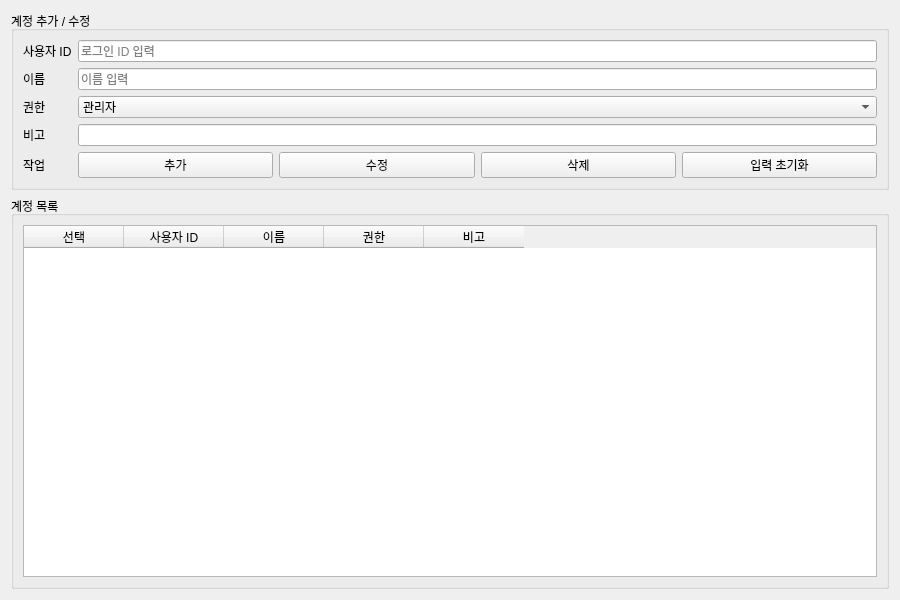
<?xml version="1.0" encoding="UTF-8"?>
<ui version="4.0">
 <class>account_admin</class>
 <widget class="QWidget" name="account_admin">
  <property name="geometry">
   <rect>
    <x>0</x>
    <y>0</y>
    <width>900</width>
    <height>600</height>
   </rect>
  </property>
  <property name="windowTitle">
   <string>계정 관리</string>
  </property>

  <layout class="QVBoxLayout" name="verticalLayout">

   <!--  1. 계정 추가/수정  -->
   <item>
    <widget class="QGroupBox" name="gbUserEdit">
     <property name="title">
      <string>계정 추가 / 수정</string>
     </property>
     <layout class="QFormLayout" name="formLayoutUser">
      <!-- 사용자 ID -->
      <item row="0" column="0">
       <widget class="QLabel" name="lbUserId">
        <property name="text">
         <string>사용자 ID</string>
        </property>
       </widget>
      </item>
      <item row="0" column="1">
       <widget class="QLineEdit" name="leUserId">
        <property name="placeholderText">
         <string>로그인 ID 입력</string>
        </property>
       </widget>
      </item>

      <!-- 이름 -->
      <item row="1" column="0">
       <widget class="QLabel" name="lbUserName">
        <property name="text">
         <string>이름</string>
        </property>
       </widget>
      </item>
      <item row="1" column="1">
       <widget class="QLineEdit" name="leUserName">
        <property name="placeholderText">
         <string>이름 입력</string>
        </property>
       </widget>
      </item>

      <!-- 권한 -->
      <item row="2" column="0">
       <widget class="QLabel" name="lbRole">
        <property name="text">
         <string>권한</string>
        </property>
       </widget>
      </item>
      <item row="2" column="1">
       <widget class="QComboBox" name="cbRole">
        <item>
         <property name="text">
          <string>관리자</string>
         </property>
        </item>
        <item>
         <property name="text">
          <string>의료진</string>
         </property>
        </item>
       </widget>
      </item>

      <!-- 비고 -->
      <item row="3" column="0">
       <widget class="QLabel" name="lbNote">
        <property name="text">
         <string>비고</string>
        </property>
       </widget>
      </item>
      <item row="3" column="1">
       <widget class="QLineEdit" name="leNote"/>
      </item>

      <!-- 버튼 줄 -->
      <item row="4" column="0">
       <widget class="QLabel" name="lbButtons">
        <property name="text">
         <string>작업</string>
        </property>
       </widget>
      </item>
      <item row="4" column="1">
       <layout class="QHBoxLayout" name="hlButtons">
        <item>
         <widget class="QPushButton" name="pbAddUser">
          <property name="text">
           <string>추가</string>
          </property>
         </widget>
        </item>
        <item>
         <widget class="QPushButton" name="pbUpdateUser">
          <property name="text">
           <string>수정</string>
          </property>
         </widget>
        </item>
        <item>
         <widget class="QPushButton" name="pbDeleteUser">
          <property name="text">
           <string>삭제</string>
          </property>
         </widget>
        </item>
        <item>
         <widget class="QPushButton" name="pbClearForm">
          <property name="text">
           <string>입력 초기화</string>
          </property>
         </widget>
        </item>
       </layout>
      </item>
     </layout>
    </widget>
   </item>

   <!--  2. 계정 목록 테이블  -->
   <item>
    <widget class="QGroupBox" name="gbUserList">
     <property name="title">
      <string>계정 목록</string>
     </property>
     <layout class="QVBoxLayout" name="vlUserList">
      <item>
       <widget class="QTableWidget" name="twUserList">
        <property name="columnCount">
         <number>5</number>
        </property>
        <property name="rowCount">
         <number>0</number>
        </property>
        <column>
         <property name="text">
          <string>선택</string>
         </property>
        </column>
        <column>
         <property name="text">
          <string>사용자 ID</string>
         </property>
        </column>
        <column>
         <property name="text">
          <string>이름</string>
         </property>
        </column>
        <column>
         <property name="text">
          <string>권한</string>
         </property>
        </column>
        <column>
         <property name="text">
          <string>비고</string>
         </property>
        </column>
       </widget>
      </item>
     </layout>
    </widget>
   </item>

  </layout>
 </widget>
 <resources/>
 <connections/>
</ui>
